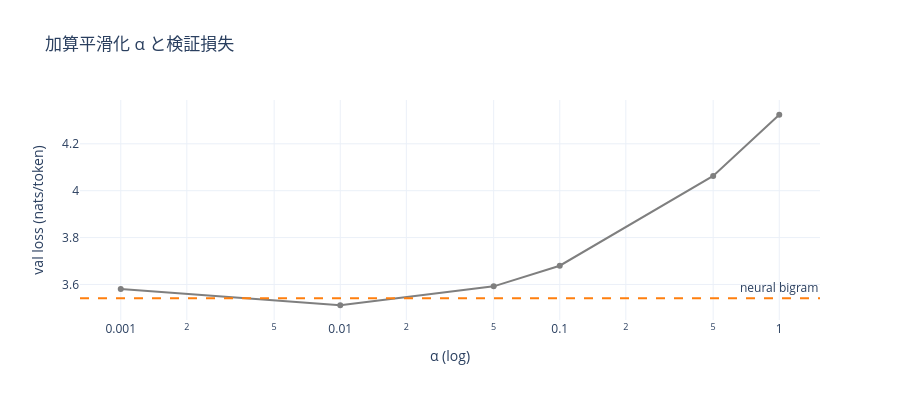

Source (notebook cell):
### Markdown cell above
**How to read**: 行「し」で「た」が明るい＝「し→た」が高確率、のように読む。
「。」の行は「⏎（改行）」や「」」が明るいはず — 句点の後の統計が既に captureされている。

### Code cell
# 平滑化 α の感度（summary に保存済みのスイープ）
sweep = summary["alpha_sweep_val_loss"]
fig = go.Figure(go.Scatter(x=[float(a) for a in sweep], y=list(sweep.values()),
                           mode="lines+markers", line=dict(color="#7f7f7f")))
fig.add_hline(y=summary["neural"]["val_loss"], line_dash="dash", line_color="#ff7f0e",
              annotation_text="neural bigram")
fig.update_xaxes(type="log", title="α (log)")
fig.update_layout(title="加算平滑化 α と検証損失", yaxis_title="val loss (nats/token)",
                  template="plotly_white", height=400)
fig.show()

### Figure 1 — Plotly figure (JSON) as saved in the notebook; plotly's stock layout.template omitted (floating-point values rounded to 4 significant figures)
{"data": [{"line": {"color": "#7f7f7f"}, "mode": "lines+markers", "type": "scatter", "x": [0.001, 0.01, 0.05, 0.1, 0.5, 1.0], "y": [3.58, 3.511, 3.592, 3.68, 4.063, 4.324]}], "layout": {"annotations": [{"showarrow": false, "text": "neural bigram", "x": 1, "xanchor": "right", "xref": "x domain", "y": 3.541, "yanchor": "bottom", "yref": "y"}], "height": 400, "shapes": [{"line": {"color": "#ff7f0e", "dash": "dash"}, "type": "line", "x0": 0, "x1": 1, "xref": "x domain", "y0": 3.541, "y1": 3.541, "yref": "y"}], "title": {"text": "加算平滑化 α と検証損失"}, "xaxis": {"title": {"text": "α (log)"}, "type": "log"}, "yaxis": {"title": {"text": "val loss (nats/token)"}}}}
